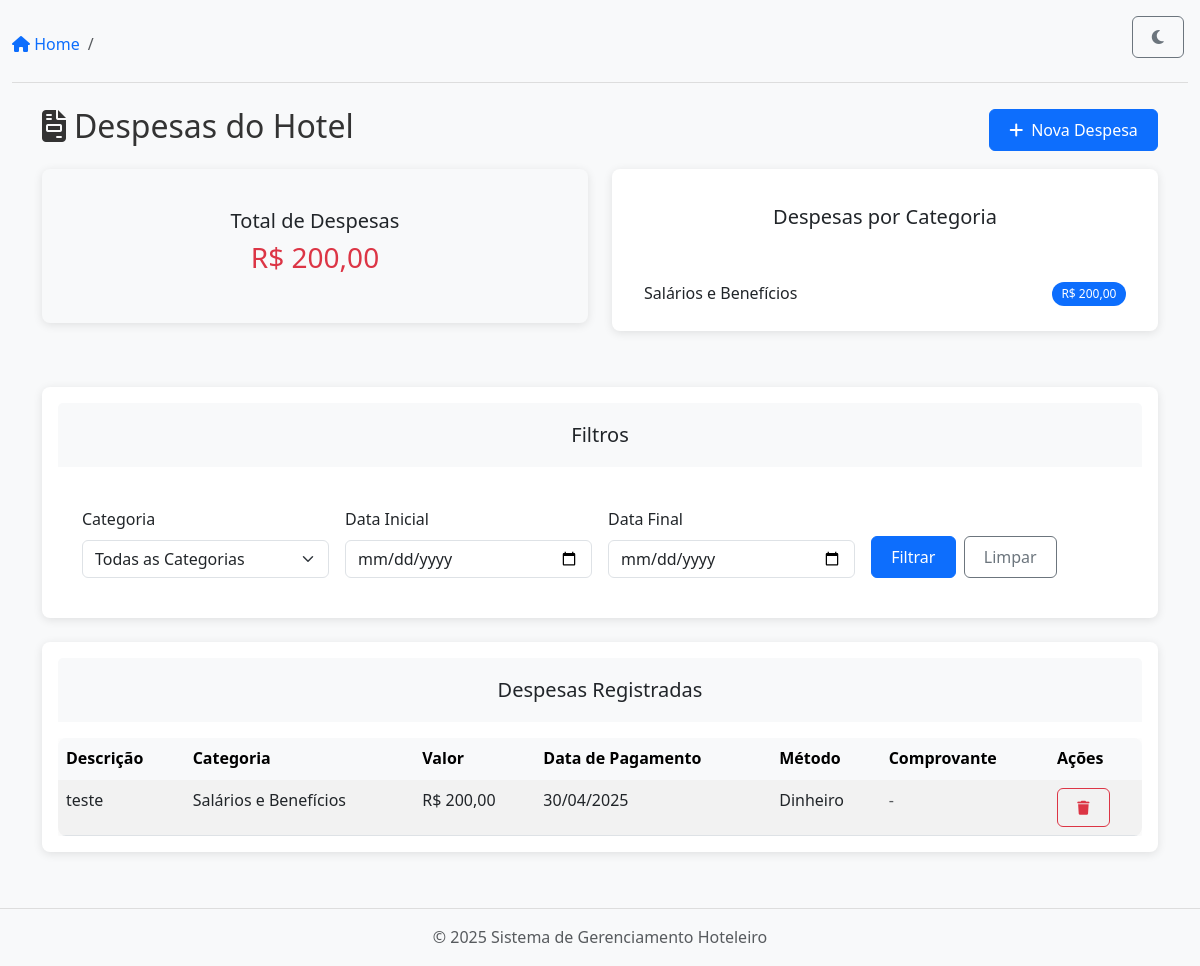
Screenshot of /finance/expenses/ (signed in) with the database file from the repository.
### apps/finance/models.py (models this page shows, shortened)
class Expense(models.Model):
    CATEGORY_CHOICES = [
        ('utilities', 'Contas de Serviços (Água/Luz/Internet)'),
        ('supplies', 'Suprimentos'),
        ('maintenance', 'Manutenção'),
        ('staff', 'Salários e Benefícios'),
        ('marketing', 'Marketing e Publicidade'),
        ('taxes', 'Impostos e Taxas'),
        ('other', 'Outros'),
    ]
    description = models.CharField(max_length=255, verbose_name="Descrição")
    amount = models.DecimalField(max_digits=10, decimal_places=2, verbose_name="Valor")
    category = models.CharField(max_length=20, choices=CATEGORY_CHOICES, default='other', verbose_name="Categoria")
    date_created = models.DateField(auto_now_add=True, verbose_name="Data de Registro")
    payment_date = models.DateField(verbose_name="Data de Pagamento")
    payment_method = models.CharField(max_length=50, verbose_name="Método de Pagamento")
    receipt = models.FileField(upload_to='expenses/receipts/', blank=True, null=True, verbose_name="Comprovante")
    notes = models.TextField(blank=True, null=True, verbose_name="Observações")
    class Meta:
        ordering = ['-payment_date']
        verbose_name = "Despesa"
        verbose_name_plural = "Despesas"

### apps/finance/views.py (the view)
# urls.py: path('expenses/', views.expense_list, name='expense_list'),
@login_required
def expense_list(request):
    expenses = Expense.objects.all()
    category = request.GET.get('category')
    start_date = request.GET.get('start_date')
    end_date = request.GET.get('end_date')
    if category and category != 'all':
        expenses = expenses.filter(category=category)
    if start_date:
        expenses = expenses.filter(payment_date__gte=start_date)
    if end_date:
        expenses = expenses.filter(payment_date__lte=end_date)
    category_totals = {}
    for category_code, category_name in Expense.CATEGORY_CHOICES:
        category_sum = sum(expense.amount for expense in expenses.filter(category=category_code))
        category_totals[category_code] = {
            'name': category_name,
            'total': category_sum
        }
    total_expenses = sum(expense.amount for expense in expenses)
    context = {
        'expenses': expenses,
        'category_totals': category_totals,
        'total_expenses': total_expenses,
        'categories': Expense.CATEGORY_CHOICES,
        'selected_category': category or 'all',
        'start_date': start_date,
        'end_date': end_date
    }
    return render(request, 'finance/expense_list.html', context)

### templates/finance/expense_list.html (shortened to what this page needs)
{% extends 'base.html' %}
{% block content %}
<div class="container mt-4">
    <div class="d-flex justify-content-between align-items-center mb-3">
        <h2><i class="fas fa-file-invoice me-2"></i>Despesas do Hotel</h2>
        <button class="btn btn-primary" data-bs-toggle="modal" data-bs-target="#addExpenseModal">
            <i class="fas fa-plus me-2"></i>Nova Despesa
        </button>
    </div>
    <div class="row mb-4">
        <div class="col-md-6">
            <div class="card bg-light">
                <div class="card-body">
                    <h5 class="card-title text-center">Total de Despesas</h5>
                    <h3 class="text-danger text-center">R$ {{ total_expenses|floatformat:2 }}</h3>
                </div>
            </div>
        </div>
        <div class="col-md-6">
            <div class="card">
                <div class="card-header">
                    <h5 class="card-title">Despesas por Categoria</h5>
                </div>
                <div class="card-body p-0">
                    <ul class="list-group list-group-flush">
                        {% for category_code, data in category_totals.items %}
                            {% if data.total > 0 %}
                                <li class="list-group-item d-flex justify-content-between align-items-center">
                                    {{ data.name }}
                                    <span class="badge bg-primary rounded-pill">R$ {{ data.total|floatformat:2 }}</span>
                                </li>
                            {% endif %}
                        {% endfor %}
                    </ul>
                </div>
            </div>
        </div>
    </div>
    <div class="card mb-4">
        <div class="card-header bg-light">
            <h5 class="mb-0">Filtros</h5>
        </div>
        <div class="card-body">
            <form method="get" class="row g-3">
                <div class="col-md-3">
                    <label for="category" class="form-label">Categoria</label>
                    <select class="form-select" id="category" name="category">
                        <option value="all" {% if selected_category == 'all' %}selected{% endif %}>Todas as Categorias</option>
                    </select>
                </div>
                <div class="col-md-3">
                    <label for="start_date" class="form-label">Data Inicial</label>
                    <input type="date" class="form-control" id="start_date" name="start_date" value="{{ start_date|default:'' }}">
                </div>
                <div class="col-md-3">
                    <label for="end_date" class="form-label">Data Final</label>
                    <input type="date" class="form-control" id="end_date" name="end_date" value="{{ end_date|default:'' }}">
                </div>
                <div class="col-md-3 d-flex align-items-end">
                    <button type="submit" class="btn btn-primary me-2">Filtrar</button>
                    <a href="{% url 'finance:expense_list' %}" class="btn btn-outline-secondary">Limpar</a>
                </div>
            </form>
        </div>
    </div>
    <div class="card">
        <div class="card-header bg-light">
            <h5 class="mb-0">Despesas Registradas</h5>
        </div>
        <div class="card-body p-0">
            <div class="table-responsive">
                <table class="table table-striped table-hover mb-0">
                    <thead class="table-light">
                        <tr>
                            <th>Descrição</th>
                            <th>Categoria</th>
                            <th>Valor</th>
                            <th>Data de Pagamento</th>
                            <th>Método</th>
                            <th>Comprovante</th>
                            <th>Ações</th>
                        </tr>
                    </thead>
                    <tbody>
                        {% for expense in expenses %}
                        <tr>
                            <td>{{ expense.description }}</td>
                            <td>{{ expense.get_category_display }}</td>
                            <td>R$ {{ expense.amount|floatformat:2 }}</td>
                            <td>{{ expense.payment_date|date:"d/m/Y" }}</td>
                            <td>{{ expense.payment_method }}</td>
                            <td>
                                {% if expense.receipt %}
                                <a href="{{ expense.receipt.url }}" target="_blank" class="btn btn-sm btn-info">
                                    <i class="fas fa-file-alt"></i>
                                </a>
                                {% else %}
                                <span class="text-muted">-</span>
                                {% endif %}
                            </td>
                            <td>
                                <div class="btn-group">
                                    <button type="button" class="btn btn-sm btn-outline-danger"
                                            data-bs-toggle="modal"
                                            data-bs-target="#deleteExpenseModal"
                                            data-expense-id="{{ expense.id }}"
                                            data-expense-description="{{ expense.description }}">
                                        <i class="fas fa-trash"></i>
                                    </button>
                                </div>
                            </td>
                        </tr>
                        {% endfor %}
                    </tbody>
                </table>
            </div>
        </div>
    </div>
</div>
{% endblock %}

### static/css/styles.css (style rules this page uses)
:root { --primary-color: #0d6efd; --secondary-color: #f8f9fa; --text-color: #333; --border-color: #ddd; --success-color: #198754; --danger-color: #dc3545; --warning-color: #ffc107; --info-color: #0dcaf0; }
body { font-family: 'Segoe UI', Tahoma, Geneva, Verdana, sans-serif; line-height: 1.6; margin: 0; padding: 0; color: var(--text-color); min-height: 100vh; display: flex; flex-direction: column; background: #f8f9fa; transition: background 0.2s, color 0.2s; }
.card { border: none; border-radius: 10px; box-shadow: 0 2px 10px rgba(0, 0, 0, 0.08); transition: transform 0.2s, box-shadow 0.2s; }
.card-header { border-bottom: none; background-color: transparent; font-weight: 600; padding: 1.25rem 1.5rem; }
.card-body { padding: 1.5rem; }
.btn { border-radius: 6px; font-weight: 500; padding: 0.5rem 1.2rem; transition: all 0.2s; }
.btn-primary { background-color: var(--primary-color); }
.table { border-radius: 8px; overflow: hidden; box-shadow: 0 2px 10px rgba(0, 0, 0, 0.05); }
.table thead th { background-color: var(--secondary-color); border-bottom: none; font-weight: 600; }
.badge { font-weight: 500; padding: 0.5em 0.8em; border-radius: 6px; }
.card { margin-bottom: 2rem; padding: 1rem; border-radius: 8px; box-shadow: 0 2px 10px rgba(0, 0, 0, 0.1); }
.card-header { text-align: center; font-weight: bold; font-size: 1.5rem; margin-bottom: 1rem; }

### rows the page displays
Expense: description "teste", category "Salários e Benefícios", amount "200,00", payment_date "30/04/2025", payment_method "Dinheiro"

### other values shown
{{ total_expenses|floatformat:2 }} "200,00"
{{ data.name }} "Salários e Benefícios"
{{ data.total|floatformat:2 }} "200,00"
